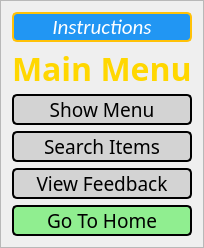
         <widget class="QFrame" name="frame_12">
          <property name="maximumSize">
           <size>
            <width>250</width>
            <height>16777215</height>
           </size>
          </property>
          <property name="styleSheet">
           <string notr="true">/* Menu Frame - White background, dark text */
QFrame#menuFrame {
    background-color: #FFFFFF; /* White */
border-radius:20px;
}

/* Menu Frame - Dark Text */
QFrame#menuFrame QLabel {
    color: #333333; /* Dark Gray or Charcoal Gray */
}

/* Menu Frame - Moosey Green Border */
QFrame#menuFrame {
    border: 2px solid #556B2F; /* Moosey Green */
    border-radius: 10px;
}

/* Adjust other elements within the menu frame as needed */
</string>
          </property>
          <property name="frameShape">
           <enum>QFrame::StyledPanel</enum>
          </property>
          <property name="frameShadow">
           <enum>QFrame::Raised</enum>
          </property>
          <layout class="QVBoxLayout" name="verticalLayout_17">
           <item>
            <widget class="QPushButton" name="pushButton_33">
             <property name="font">
              <font>
               <family>Calibri</family>
               <pointsize>16</pointsize>
               <italic>true</italic>
              </font>
             </property>
             <property name="styleSheet">
              <string notr="true">QPushButton {
    background-color: rgb(33, 150, 243); /* Dodger Blue */
    border: 2px solid rgb(255, 193, 7); /* Gold */
    color: rgb(255, 255, 255); /* White */
    border-radius: 5px;
}

QPushButton:hover {
    background-color: rgb(255, 202, 40); /* Yellow */
    color: rgb(33, 33, 33); /* Charcoal */
}

QPushButton:pressed {
    background-color: rgb(255, 193, 7); /* Gold */
    color: rgb(33, 33, 33); /* Charcoal */
}
</string>
             </property>
             <property name="text">
              <string>  Instructions  </string>
             </property>
            </widget>
           </item>
           <item alignment="Qt::AlignHCenter">
            <widget class="QLabel" name="label_17">
             <property name="maximumSize">
              <size>
               <width>16777215</width>
               <height>40</height>
              </size>
             </property>
             <property name="font">
              <font>
               <family>Script MT Bold</family>
               <pointsize>24</pointsize>
               <weight>75</weight>
               <bold>true</bold>
              </font>
             </property>
             <property name="styleSheet">
              <string notr="true">color:rgb(255, 215, 0)</string>
             </property>
             <property name="text">
              <string>Main Menu</string>
             </property>
            </widget>
           </item>
           <item>
            <widget class="QPushButton" name="pushButton_39">
             <property name="maximumSize">
              <size>
               <width>16777215</width>
               <height>35</height>
              </size>
             </property>
             <property name="font">
              <font>
               <family>Arial Rounded MT Bold</family>
               <pointsize>14</pointsize>
              </font>
             </property>
             <property name="styleSheet">
              <string notr="true">QPushButton {
background-color: rgb(48, 127, 255); /* Adjusted background color */
    border: none;
    color: sky blue;
    border-;
border: 2px solid black;
    border-radius: 5px;
    background-color: lightgray;
}

QPushButton:hover {
    background-color: rgb(0, 80, 150); /* Adjusted hover color */
color:white
}

QPushButton:pressed {	
    background-color: rgb(255, 70, 70); /* Adjusted pressed color */
    color: black;
}
</string>
             </property>
             <property name="text">
              <string>Show Menu</string>
             </property>
            </widget>
           </item>
           <item>
            <widget class="QPushButton" name="pushButton_94">
             <property name="maximumSize">
              <size>
               <width>16777215</width>
               <height>35</height>
              </size>
             </property>
             <property name="font">
              <font>
               <family>Arial Rounded MT Bold</family>
               <pointsize>14</pointsize>
              </font>
             </property>
             <property name="styleSheet">
              <string notr="true">QPushButton {
background-color: rgb(48, 127, 255); /* Adjusted background color */
    border: none;
    color: sky blue;
    border-;
border: 2px solid black;
    border-radius: 5px;
    background-color: lightgray;
}

QPushButton:hover {
    background-color: rgb(0, 80, 150); /* Adjusted hover color */
color:white
}

QPushButton:pressed {	
    background-color: rgb(255, 70, 70); /* Adjusted pressed color */
    color: black;
}
</string>
             </property>
             <property name="text">
              <string>Search Items</string>
             </property>
            </widget>
           </item>
           <item>
            <widget class="QPushButton" name="pushButton_98">
             <property name="maximumSize">
              <size>
               <width>16777215</width>
               <height>35</height>
              </size>
             </property>
             <property name="font">
              <font>
               <family>Arial Rounded MT Bold</family>
               <pointsize>14</pointsize>
              </font>
             </property>
             <property name="styleSheet">
              <string notr="true">QPushButton {
background-color: rgb(48, 127, 255); /* Adjusted background color */
    border: none;
    color: sky blue;
    border-;
border: 2px solid black;
    border-radius: 5px;
    background-color: lightgray;
}

QPushButton:hover {
    background-color: rgb(0, 80, 150); /* Adjusted hover color */
color:white
}

QPushButton:pressed {	
    background-color: rgb(255, 70, 70); /* Adjusted pressed color */
    color: black;
}
</string>
             </property>
             <property name="text">
              <string>View Feedback</string>
             </property>
            </widget>
           </item>
           <item>
            <widget class="QPushButton" name="pushButton_99">
             <property name="maximumSize">
              <size>
               <width>16777215</width>
               <height>40</height>
              </size>
             </property>
             <property name="font">
              <font>
               <family>Arial Rounded MT Bold</family>
               <pointsize>14</pointsize>
              </font>
             </property>
             <property name="styleSheet">
              <string notr="true">QPushButton {
background-color: rgb(48, 127, 255); /* Adjusted background color */
    border: none;
    color: sky blue;
    border-;
border: 2px solid black;
    border-radius: 5px;
    background-color: lightgreen;
}

QPushButton:hover {
    background-color: rgb(0, 80, 150); /* Adjusted hover color */
color:white
}

QPushButton:pressed {	
    background-color: rgb(255, 70, 70); /* Adjusted pressed color */
    color: black;
}
</string>
             </property>
             <property name="text">
              <string>Go To Home</string>
             </property>
            </widget>
           </item>
          </layout>
         </widget>
